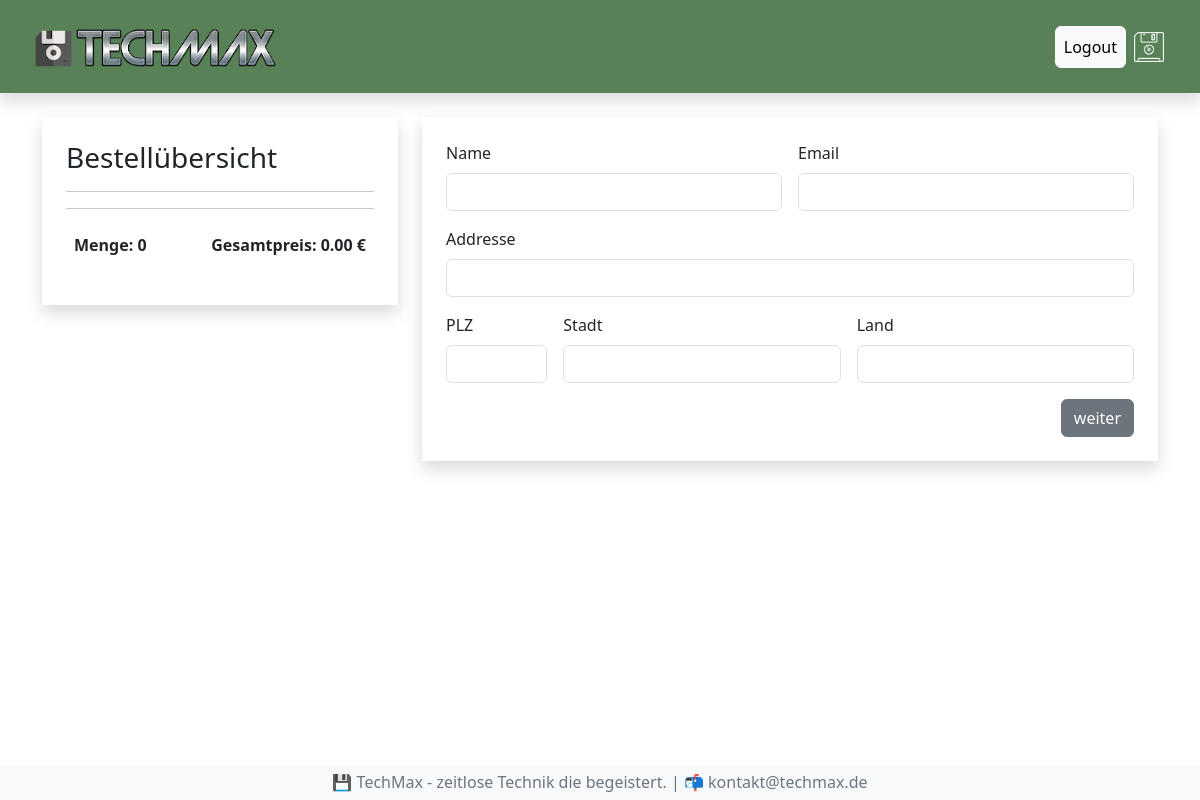
The app's page /kasse/ (signed in), older data.
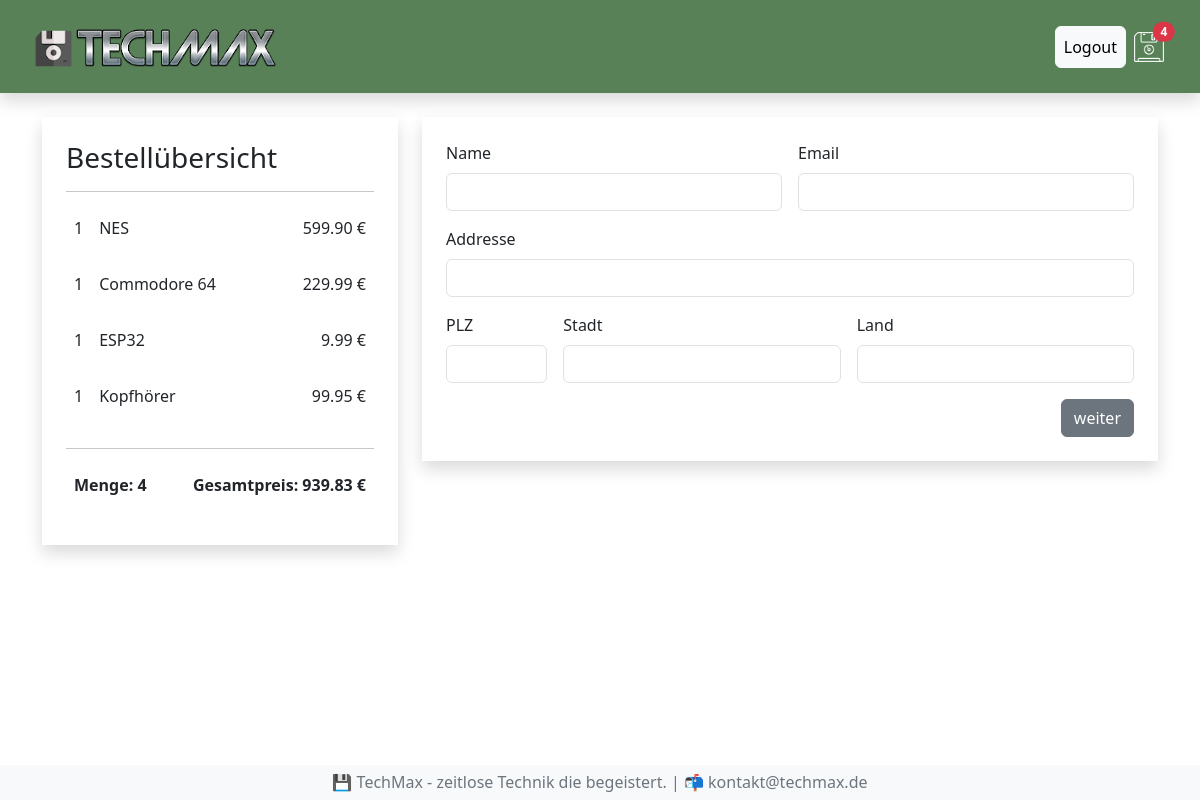
The same page, newer data.
### shop/models.py (models this page shows, shortened)
class Bestellung(models.Model):
  kunde = models.ForeignKey(Kunde, on_delete=models.SET_NULL, null=True, blank=True)
  bestelldatum = models.DateTimeField(auto_now_add=True)
  erledigt = models.BooleanField(default=False, null=True, blank=True)
  auftrags_id = models.CharField(max_length=100, null=True)
  @property
  def get_gesamtpreis(self):
    bestellteartikels = self.bestellteartikell_set.all()
    gesamtpreis = sum(artikel.get_summe for artikel in bestellteartikels)
    return gesamtpreis
  def get_gesamtmenge(self):
    bestellteartikels = self.bestellteartikell_set.all()
    gesamtmenge = sum(artikel.menge for artikel in bestellteartikels)
    return gesamtmenge

class BestellteArtikell(models.Model):
  artikel = models.ForeignKey(Artikel, on_delete=models.SET_NULL, null=True, blank=True)
  bestellung = models.ForeignKey(Bestellung, on_delete=models.SET_NULL, null=True, blank=True)
  menge = models.IntegerField(default=0, null=True, blank=True)
  datum = models.DateTimeField(auto_now_add=True)
  @property
  def get_summe(self):
    summe = self.artikel.preis * self.menge
    return summe

class Artikel(models.Model):
  name = models.CharField(max_length=64, null=True)
  beschreibung = models.TextField(null=True, blank=True)
  preis = models.FloatField()
  img = models.ImageField(null=True, blank=True)

### shop/views.py (the view)
# urls.py: path('kasse/', views.kasse, name='kasse'),
def kasse(request):
  ctx = berechnungBestellung(request)
  return render(request, 'shop/kasse.html', ctx)

### shop/context_processors.py (called while the page is built)
def warenkorb_anzahl(request):
  if request.user.is_authenticated:
    kunde = request.user.kunde
    bestellung = Bestellung.objects.get(kunde = kunde, erledigt = False)
    if bestellung:
      menge = bestellung.get_gesamtmenge
    else:
      menge = 0
  else:
    menge = 0
  return {'menge': menge}

### shop/views.py (called while the page is built)
def berechnungBestellung(request):
  if request.user.is_authenticated:
    kunde = request.user.kunde
    bestellung, created = Bestellung.objects.get_or_create(kunde = kunde, erledigt = False)
    artikels = bestellung.bestellteartikell_set.all()
  else:
    artikels = []
    bestellung = []
  ctx = {"artikels": artikels, "bestellung":bestellung}
  return ctx

### shop/templates/shop/kasse.html
{% extends 'shop/index.html' %}
{% block content %}
    <div class="row mt-4">
        <div class="col-4">
            <div class="shadow p-4">
                <h3>Bestellübersicht</h3>
                <hr>
                {% for artikel in artikels %}
                <div class="d-flex">
                    <p class="p-2">{{artikel.menge}}</p>
                    <p class="me-auto p-2">{{artikel.artikel.name}}</p>
                    <p class="p-2">{{artikel.get_summe | floatformat:2}} €</p>
                </div>
                {% endfor %}
                <hr>
                <div class="d-flex">
                    <p class="me-auto fw-bold p-2">Menge: {{ bestellung.get_gesamtmenge }}</p>
                    <p class="fw-bold p-2">Gesamtpreis: {{ bestellung.get_gesamtpreis | floatformat:2 }} €</p>
                </div>
            </div>
        </div>
        <div class="col-8">
            <div class="shadow p-4">
                <form class="row g-3">
                    <div class="col-md-6">
                      <label for="inputName" class="form-label">Name</label>
                      <input type="text" class="form-control" id="inputName">
                    </div>
                    <div class="col-md-6">
                        <label for="inputEmail" class="form-label">Email</label>
                        <input type="email" class="form-control" id="inputEmail">
                    </div>
                    <div class="col-12">
                      <label for="inputAddress" class="form-label">Addresse</label>
                      <input type="text" class="form-control" id="inputAddress">
                    </div>
                    <div class="col-md-2">
                        <label for="inputPlz" class="form-label">PLZ</label>
                        <input type="text" class="form-control" id="inputPlz">
                      </div>
                    <div class="col-md-5">
                      <label for="inputStadt" class="form-label">Stadt</label>
                      <input type="text" class="form-control" id="inputStadt">
                    </div>
                    <div class="col-md-5">
                        <label for="inputLand" class="form-label">Land</label>
                        <input type="text" class="form-control" id="inputLand">
                      </div>
                    <div class="col-12 d-flex justify-content-end">
                      <button type="submit" id="formular-button" class="btn btn-secondary">weiter</button>
                    </div>
                  </form>
            </div>
        </div>
    </div>
{% endblock content %}

### shop/templates/shop/index.html (shortened to what this page needs)
<!DOCTYPE html>
<html lang="en">
<head>
  {% load static %}
  <link rel="stylesheet" href="https://cdn.jsdelivr.net/npm/bootstrap@5.3.2/dist/css/bootstrap.min.css">
  <link rel="stylesheet" href="{% static 'css/style.css' %}">
</head>
<body>
  {% include "shop/menu.html" %}
  <div class="container">
    {% block content %}
    {% endblock content %}
  </div>
  {% include "shop/fusszeile.html" %}
</body>
</html>

### shop/templates/shop/menu.html
{% load static %}
<nav class="navbar shadow sticky-top p-3 mb-4" style="background-color: #588157;">
  <div class="container-fluid">
    <a class="navbar-brand link-light" href="{% url 'shop' %}"><img src="{% static 'img/logo.png' %}" alt="TechMax"></a>
    <div class="d-flex align-items-center">
      {% if request.user.is_authenticated %}
        <a class="btn btn-light p-2" href="{% url 'logout' %}">Logout</a>
      {% else %}
        <a class="btn btn-light p-2" href="{% url 'login' %}">Login</a>
      {% endif %}
      <a class="nav-link p-2 link-light" href="{% url 'warenkorb' %}"><img src="{% static 'img/floppy.png' %}" alt="Warenkorb">
        {% if menge > 0 %}
        <span class="badge rounded-pill bg-danger position-absolute top-25 start-25 translate-middle">{{ menge }}</span>
        {% endif %}
      </a>
    </div>
  </div>
</nav>

### shop/templates/shop/fusszeile.html
<div class="d-flex justify-content-center fixed-bottom text-secondary bg-light pt-2">
  <h6>💾 TechMax - zeitlose Technik die begeistert. | 📬 kontakt@techmax.de</h6>
</div>

Row changes from the older to the newer data that the page shows:
shown differently, row unchanged: Bestellung: id.menge (not shown) → "4"; get_gesamtmenge "0" → "4"; get_gesamtpreis "0.00" → "939.83"
added BestellteArtikell: menge "1", artikel.name "NES", get_summe "599.90"
added BestellteArtikell: menge "1", artikel.name "Commodore 64", get_summe "229.99"
added BestellteArtikell: menge "1", artikel.name "ESP32", get_summe "9.99"
added BestellteArtikell: menge "1", artikel.name "Kopfhörer", get_summe "99.95"
